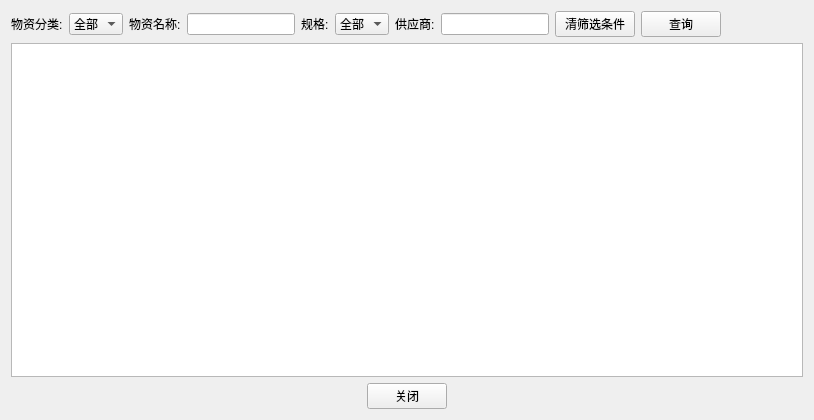
<?xml version="1.0" encoding="UTF-8"?>
<ui version="4.0">
 <class>Storage</class>
 <widget class="QWidget" name="Storage">
  <property name="geometry">
   <rect>
    <x>0</x>
    <y>0</y>
    <width>814</width>
    <height>420</height>
   </rect>
  </property>
  <property name="windowTitle">
   <string>Form</string>
  </property>
  <layout class="QGridLayout" name="gridLayout">
   <item row="0" column="0">
    <layout class="QVBoxLayout" name="verticalLayout">
     <item>
      <layout class="QHBoxLayout" name="horizontalLayout">
       <item>
        <widget class="QLabel" name="label">
         <property name="text">
          <string>物资分类:</string>
         </property>
        </widget>
       </item>
       <item>
        <widget class="QComboBox" name="comboBox_type">
         <item>
          <property name="text">
           <string>全部</string>
          </property>
         </item>
        </widget>
       </item>
       <item>
        <widget class="QLabel" name="label_2">
         <property name="text">
          <string>物资名称:</string>
         </property>
        </widget>
       </item>
       <item>
        <widget class="QLineEdit" name="lineEdit_name">
         <property name="sizePolicy">
          <sizepolicy hsizetype="Preferred" vsizetype="Fixed">
           <horstretch>0</horstretch>
           <verstretch>0</verstretch>
          </sizepolicy>
         </property>
        </widget>
       </item>
       <item>
        <widget class="QLabel" name="label_3">
         <property name="text">
          <string>规格:</string>
         </property>
        </widget>
       </item>
       <item>
        <widget class="QComboBox" name="comboBox_standard">
         <item>
          <property name="text">
           <string>全部</string>
          </property>
         </item>
        </widget>
       </item>
       <item>
        <widget class="QLabel" name="label_4">
         <property name="text">
          <string>供应商:</string>
         </property>
        </widget>
       </item>
       <item>
        <widget class="QLineEdit" name="lineEdit_provider">
         <property name="sizePolicy">
          <sizepolicy hsizetype="Preferred" vsizetype="Fixed">
           <horstretch>0</horstretch>
           <verstretch>0</verstretch>
          </sizepolicy>
         </property>
        </widget>
       </item>
       <item>
        <widget class="QPushButton" name="btn_clear">
         <property name="text">
          <string>清筛选条件</string>
         </property>
        </widget>
       </item>
       <item>
        <widget class="QPushButton" name="btn_search">
         <property name="text">
          <string>查询</string>
         </property>
        </widget>
       </item>
       <item>
        <spacer name="horizontalSpacer_2">
         <property name="orientation">
          <enum>Qt::Horizontal</enum>
         </property>
         <property name="sizeHint" stdset="0">
          <size>
           <width>40</width>
           <height>20</height>
          </size>
         </property>
        </spacer>
       </item>
      </layout>
     </item>
     <item>
      <widget class="QTableView" name="tableView"/>
     </item>
     <item>
      <layout class="QHBoxLayout" name="horizontalLayout_4">
       <item>
        <spacer name="horizontalSpacer_3">
         <property name="orientation">
          <enum>Qt::Horizontal</enum>
         </property>
         <property name="sizeHint" stdset="0">
          <size>
           <width>40</width>
           <height>20</height>
          </size>
         </property>
        </spacer>
       </item>
       <item>
        <widget class="QPushButton" name="btn_close">
         <property name="text">
          <string>关闭</string>
         </property>
        </widget>
       </item>
       <item>
        <spacer name="horizontalSpacer_4">
         <property name="orientation">
          <enum>Qt::Horizontal</enum>
         </property>
         <property name="sizeHint" stdset="0">
          <size>
           <width>40</width>
           <height>20</height>
          </size>
         </property>
        </spacer>
       </item>
      </layout>
     </item>
    </layout>
   </item>
  </layout>
 </widget>
 <resources/>
 <connections/>
</ui>
